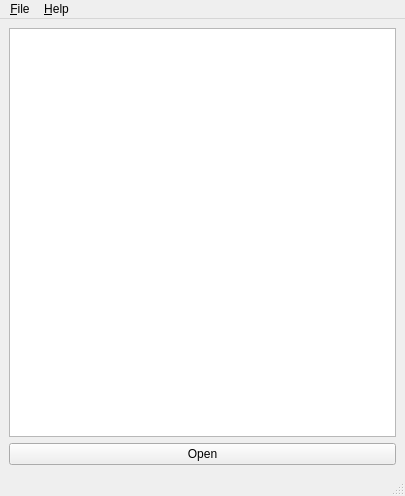
<?xml version="1.0" encoding="UTF-8"?>
<ui version="4.0">
 <class>GoghViewer</class>
 <widget class="QMainWindow" name="GoghViewer">
  <property name="geometry">
   <rect>
    <x>0</x>
    <y>0</y>
    <width>405</width>
    <height>496</height>
   </rect>
  </property>
  <property name="windowTitle">
   <string>Van Gogh</string>
  </property>
  <widget class="QWidget" name="centralwidget">
   <layout class="QVBoxLayout" name="verticalLayout">
    <item>
     <widget class="QGraphicsView" name="graphicsView"/>
    </item>
    <item>
     <widget class="QPushButton" name="pushButton">
      <property name="text">
       <string>Open</string>
      </property>
     </widget>
    </item>
   </layout>
  </widget>
  <widget class="QMenuBar" name="menubar">
   <property name="geometry">
    <rect>
     <x>0</x>
     <y>0</y>
     <width>405</width>
     <height>23</height>
    </rect>
   </property>
   <widget class="QMenu" name="menu_File">
    <property name="title">
     <string>&amp;File</string>
    </property>
    <addaction name="action_Open"/>
   </widget>
   <widget class="QMenu" name="menu_Help">
    <property name="title">
     <string>&amp;Help</string>
    </property>
    <addaction name="actionAbout"/>
   </widget>
   <addaction name="menu_File"/>
   <addaction name="menu_Help"/>
  </widget>
  <widget class="QStatusBar" name="statusbar"/>
  <action name="actionAbout">
   <property name="text">
    <string>About</string>
   </property>
  </action>
  <action name="action_Open">
   <property name="text">
    <string>&amp;Open</string>
   </property>
   <property name="toolTip">
    <string>Open an image file</string>
   </property>
  </action>
 </widget>
 <resources/>
 <connections/>
</ui>
